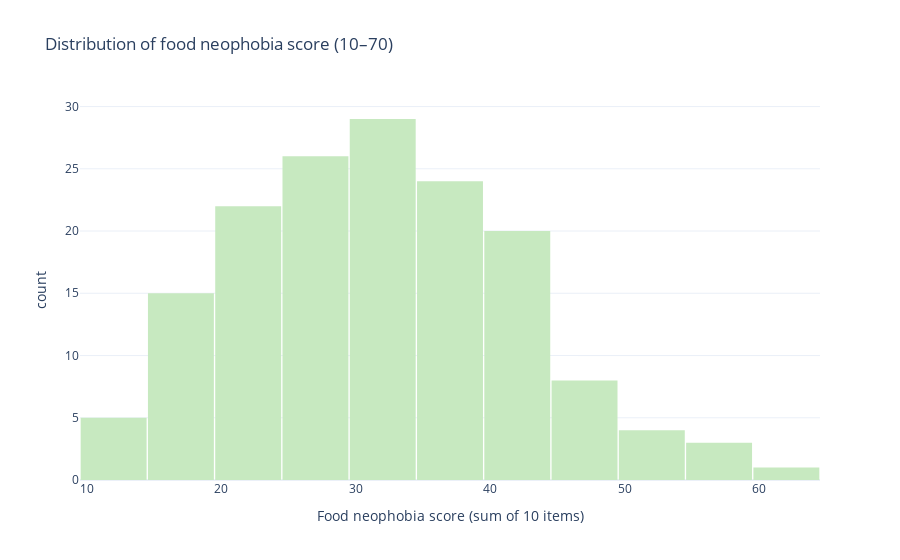

The cell this chart's notebook holds for it:
### Code cell
fig_neophobia = px.histogram(
    df,
    x="food_neophobia_score",
    nbins=25,
    title="Distribution of food neophobia score (10–70)",
    labels={"food_neophobia_score": "Food neophobia score (sum of 10 items)"},
    color_discrete_sequence=[px.colors.sequential.Greens[2]],
)
fig_neophobia.update_layout(bargap=0.02, showlegend=False)
fig_neophobia.show()

fig_neophobia.write_html(images_path / "food_neophobia_hist.html")
fig_neophobia.write_image(images_path / "food_neophobia_hist.png", width=800, height=500, scale=3)
print("Saved food_neophobia_hist.html and .png")

### Figure 1 — Plotly figure (JSON) as saved in the notebook; plotly's stock layout.template omitted (floating-point values rounded to 4 significant figures; data arrays with more than 128 entries replaced by an {"elided": "..."} marker saying what was removed)
{"data": [{"bingroup": "x", "hovertemplate": "Food neophobia score (sum of 10 items)=%{x}<br>count=%{y}<extra></extra>", "legendgroup": "", "marker": {"color": "rgb(199,233,192)", "pattern": {"shape": ""}}, "name": "", "nbinsx": 25, "orientation": "v", "showlegend": false, "type": "histogram", "x": {"elided": "157 int values"}, "xaxis": "x", "yaxis": "y"}], "layout": {"bargap": 0.02, "barmode": "relative", "legend": {"tracegroupgap": 0}, "showlegend": false, "title": {"text": "Distribution of food neophobia score (10–70)"}, "xaxis": {"anchor": "y", "domain": [0, 1], "title": {"text": "Food neophobia score (sum of 10 items)"}}, "yaxis": {"anchor": "x", "domain": [0, 1], "title": {"text": "count"}}}}
